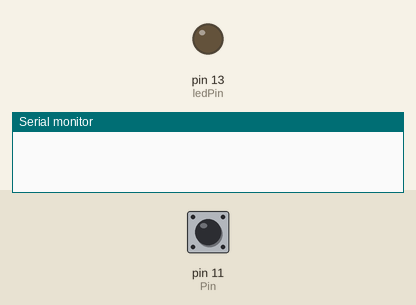
A sketch run on a simulated Arduino Uno, built with avr-gcc and run on an emulated ATmega328P. Shown: output pins drawn as LEDs (lit = HIGH), the last lines printed to the serial monitor. Dashed ring = blinking. The test bench sets the inputs (shaded band); at power-on: pin 11 (Pin) HIGH.

Above: at 1.2 s.
1.3 s: pin 11 (Pin) pulled LOW for 3.2 s
At 4.9 s:
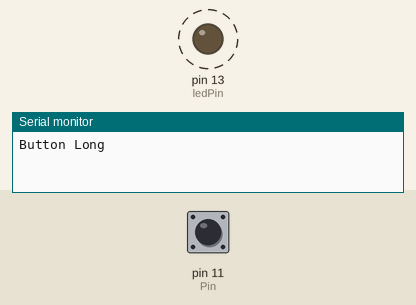
6.0 s: pin 11 (Pin) pulled LOW for 0.15 s
Timing chart, 0 to 9.0 s (numbered marks = the images above; inputs shaded):
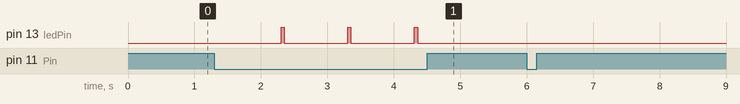

The sketch:

SingleButPressLongOrShort_Function.ino
```cpp
// This program uses a void function to modify a global variable corresponding to when a button is pressed for a short or a long duration

const int Pin = 11;  // the number of the input pin (for me a push button)
const int ledPin = 13;
#define LONG 2
#define SHORT 1
int button = 0;

void setup() {
    Serial.begin(9600);    // Use serial for debugging
    pinMode(ledPin, OUTPUT);
    pinMode(Pin, INPUT_PULLUP); //turn on 20k pullup resistors to simplify switch input
    pinMode(9, INPUT_PULLUP);
}

void loop() {
    SingleButPressShortOrLong(Pin, 2);
    if(button!=0){
        if (button == SHORT){Serial.println("Button Short");}
        if (button == LONG){Serial.println("Button Long");}
        button = 0;
    }
}

void ledblink(int times, int lengthms, int pinnum){
    for (int x=0; x<times; x++){
        digitalWrite(pinnum, HIGH);
        delay (lengthms);
        digitalWrite(pinnum, LOW);
        delay(lengthms);
    }
}

void SingleButPressShortOrLong(int inputPin, int duration){
    while(button ==0){
        static int current;    //Current state of the button (LOW is pressed b/c i'm using the pullup resistors
        static int count;      // How long the button was held (secs)
        static byte previous = HIGH;
        static unsigned long firstTime = 0;       // how long since the button was first pressed
        current = digitalRead(inputPin);
        if (current == LOW && previous == HIGH && millis()- firstTime > 200){ firstTime = millis();}    // if the buttons becomes press remember the time
        if (current == LOW && ((millis() - firstTime) % 1000) < 20 && millis() - firstTime > 500){  // within 20ms of one sec interval
            ledblink(1, 50, ledPin); // Each second the button is held blink the indicator led and
            count++;                // and 1 to the counter
        }
        if (current == HIGH && previous == LOW && count >= duration ){button = LONG;}
        if (current == HIGH && previous == LOW && count >=0 && count < duration) {button = SHORT;}
        if (current == HIGH){count = 0;} // reset the counter if the button is not pressed
        previous = current;
        delay(20);
    }
}
```

Measured:
- after the input at 1.3 s, pin 13 (ledPin): alternates HIGH for 0.05 s and LOW for 0.95 s, starting after 1.0 s
